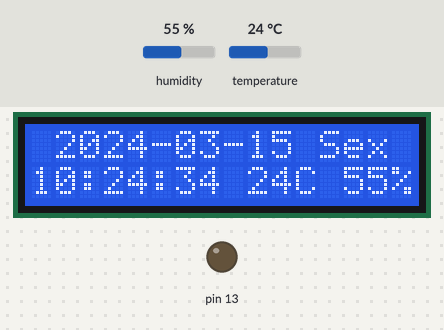
Simulated run of this sketch. Board: Arduino Uno, built with avr-gcc and run on an emulated ATmega328P. Shown: 16×2 character LCD, output pins drawn as LEDs (lit = HIGH). Inputs (shaded band) come from the test bench; at power-on: temperature 24 °C, humidity 55 %. The local clock reads 2024-03-15 10:24:30 at power-on unless the sketch sets it.

Above: at 4.2 s.
4.3 s: temperature set to 9 °C
At 6.0 s:
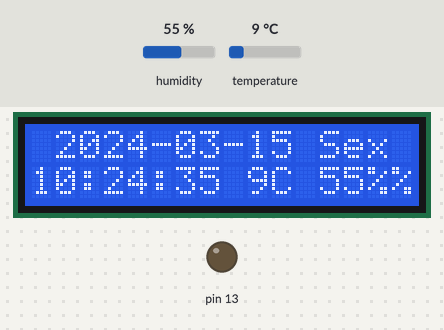
8.4 s: humidity set to 22 %
At 10.2 s:
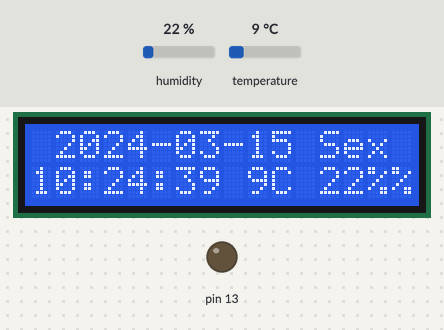
14.0 s: humidity set to 40 %
At 15.4 s:
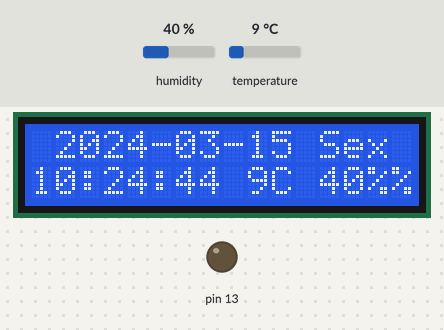
17.1 s: temperature set to 12 °C
At 18.6 s:
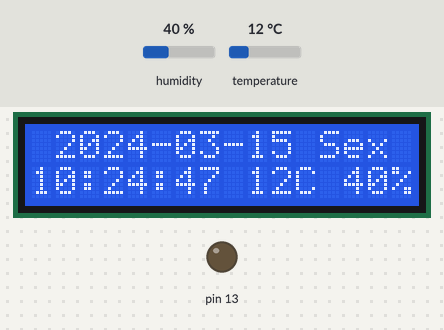
Timing chart, 0 to 20.1 s (numbered marks = the images above; inputs shaded):
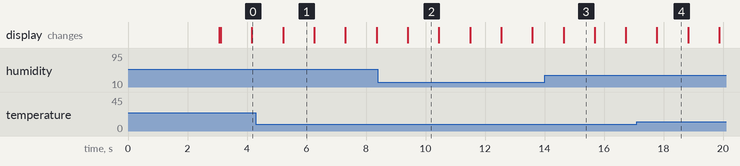

The sketch:

rtcforlcd_1_lcdshield.ino
```cpp
// Date and time functions using a DS1307 RTC connected via I2C and Wire lib

#include <Wire.h>
#include "RTClib.h"
#include <LiquidCrystal.h>
#include "SparkFunHTU21D.h"


RTC_DS1307 rtc;
// initialize the library with the numbers of the interface pins
LiquidCrystal lcd(8, 9, 4, 5, 6, 7);

//Create an instance of the object
HTU21D myHumidity;
int resol = 0;

void setup () {
  Serial.begin(57600);
#ifdef AVR
  Wire.begin();
#else
  Wire1.begin(); // Shield I2C pins connect to alt I2C bus on Arduino Due
#endif
  rtc.begin();

  // set up the LCD's number of columns and rows:
  lcd.begin(16, 2);
  lcd.print("RTCClk by CT7AEZ");
  lcd.setCursor(0, 1);
  lcd.print("HTU21D****DS1307");
  lcd.noCursor();
  delay(3000);
  lcd.clear();


  if (! rtc.isrunning()) {
    Serial.println("RTC is NOT running!");
    // following line sets the RTC to the date & time this sketch was compiled
    rtc.adjust(DateTime(F(__DATE__), F(__TIME__)));
    // This line sets the RTC with an explicit date & time, for example to set
    // January 21, 2014 at 3am you would call:
    // rtc.adjust(DateTime(2014, 1, 21, 3, 0, 0));


  }


  myHumidity.begin();

  pinMode(13, OUTPUT);
  digitalWrite(13, LOW);


}

void loop () {

  DateTime now = rtc.now();
  int dds = now.dayOfWeek(); //Day of the week 0-Dom;1-Seg;2-Ter;3-Qua;4-Qui;5-Sex;6-Sab)

  float humd = myHumidity.readHumidity();
  float temp = myHumidity.readTemperature();

  if (Serial.available() > 0) {

    Serial.print(now.year(), DEC);
    Serial.print('/');
    Serial.print(now.month(), DEC);
    Serial.print('/');
    Serial.print(now.day(), DEC);
    Serial.print(' ');
    Serial.print(now.hour(), DEC);
    Serial.print(':');
    Serial.print(now.minute(), DEC);
    Serial.print(':');
    Serial.print(now.second(), DEC);
    Serial.print('-');
    //Serial.print(now.dayOfWeek(), DEC);
    Serial.print(dds);
    Serial.println();

    Serial.print(" Temperatura:");
    Serial.print(temp, resol);
    Serial.print("C");
    Serial.print(" Humidade:");
    Serial.print(humd, resol);
    Serial.print("%");
    Serial.println();

  }

  lcd.setCursor(1,0);
  lcd.print(now.year(), DEC);
  lcd.print('-');

  if (now.month() < 10) {
    lcd.print("0");

  }

  lcd.print(now.month(), DEC);
  lcd.print('-');

  if (now.day() < 10) {
    lcd.print("0");

  }

  lcd.print(now.day(), DEC);


  lcd.setCursor(12,0);


  //these are in PT_pt, "Dom" is Sunday
  switch(dds) {

  case 0:
    lcd.print("Dom");
    break;

  case 1:
    lcd.print("Seg");
    break;

  case 2:
    lcd.print("Ter");
    break;

  case 3:
    lcd.print("Qua");
    break;

  case 4:
    lcd.print("Qui");
    break;

  case 5:
    lcd.print("Sex");
    break;

  case 6:
    lcd.print("Sab");
    break;

  }


  //lcd.print(' ');

  lcd.setCursor(0,1);

  if (now.hour() < 10) {
    lcd.print("0");

  }

  lcd.print(now.hour(), DEC);
  lcd.print(':');

  if (now.minute() < 10) {
    lcd.print("0");

  }

  lcd.print(now.minute(), DEC);
  lcd.print(':');

  if (now.second() < 10) {
    lcd.print("0");
  }

  lcd.print(now.second(), DEC);

  lcd.print(' ');

  lcd.print(temp, resol);
  lcd.print("C");

  lcd.print(' ');

  lcd.print(humd, resol);
  lcd.print("%");


  delay(1000);

}
```

Measured:
- after the input at 4.3 s, the display: changes after 0.91 s (image 1)
- after the input at 17.1 s, the display: changes after 0.68 s (image 4)
- what the display in image 1 shows lasts 1.1 s, from 5.2 s to 6.3 s
